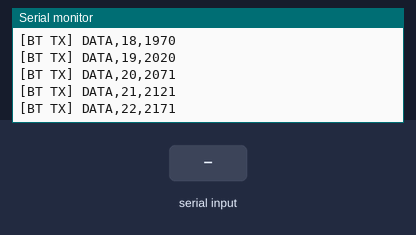
Simulated run of this sketch. Board: ESP32. Shown: the last lines printed to the serial monitor. Inputs (shaded band) come from the test bench. Nothing arrives over Bluetooth unless stated.

Above: at 2.2 s.
2.3 s: "BT_STATUS\n" received over Serial
At 2.44 s:
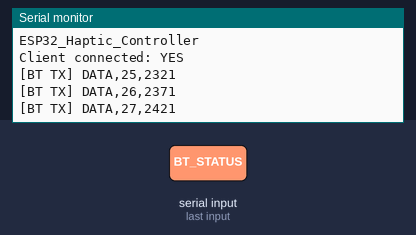
3.8 s: "PING,\n" received over the second serial link
5.3 s: "STATUS\n" received over the second serial link
6.8 s: "HELLO\n" received over the second serial link
8.3 s: "BT_STATUS\n" received over the second serial link
At 8.31 s:
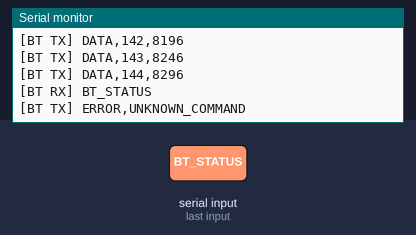

The sketch:

Bluetooth_Test.ino
```cpp
#include "BluetoothSerial.h"

// ============================================================
// ESP32 HAPTIC CONTROLLER
// BLUETOOTH CLASSIC SPP TEST
// ============================================================

#if !defined(CONFIG_BT_ENABLED) || \
    !defined(CONFIG_BLUEDROID_ENABLED)

#error Bluetooth is not enabled on this ESP32.

#endif

// ============================================================
// BLUETOOTH
// ============================================================

BluetoothSerial SerialBT;

const char *BLUETOOTH_NAME =
    "ESP32_Haptic_Controller";

// ============================================================
// TEST CONFIGURATION
// ============================================================

// 20 Hz diagnostic stream
const unsigned long PACKET_INTERVAL_MS = 50;

unsigned long previousPacketTime = 0;

uint32_t packetCounter = 0;

// ============================================================
// INPUT BUFFERS
// ============================================================

String bluetoothInput = "";
String usbInput = "";

// ============================================================
// SEND MESSAGE
// ============================================================

void sendBluetoothMessage(
    const String &message)
{
    SerialBT.println(message);

    // Mirror to USB for debugging.
    Serial.print("[BT TX] ");
    Serial.println(message);
}

// ============================================================
// SEND DATA PACKET
// ============================================================

void sendDataPacket()
{
    String packet =
        "DATA," +
        String(packetCounter) +
        "," +
        String(millis());

    sendBluetoothMessage(packet);

    packetCounter++;
}

// ============================================================
// PROCESS BLUETOOTH COMMAND
// ============================================================

void processBluetoothCommand(
    String command)
{
    command.trim();

    if (command.length() == 0)
    {
        return;
    }

    Serial.print("[BT RX] ");
    Serial.println(command);

    // ----------------------------------------------------------
    // PING
    //
    // Python sends:
    // PING,123456789
    //
    // ESP32 returns the exact identifier:
    // PONG,123456789
    // ----------------------------------------------------------

    if (command.startsWith("PING,"))
    {
        String identifier =
            command.substring(5);

        sendBluetoothMessage(
            "PONG," + identifier);

        return;
    }

    // ----------------------------------------------------------
    // STATUS
    // ----------------------------------------------------------

    if (command == "STATUS")
    {
        String status =
            "STATUS,UPTIME:" +
            String(millis()) +
            ",PACKETS:" +
            String(packetCounter);

        sendBluetoothMessage(status);

        return;
    }

    // ----------------------------------------------------------
    // HELLO
    // ----------------------------------------------------------

    if (command == "HELLO")
    {
        sendBluetoothMessage(
            "HELLO,ESP32_HAPTIC_CONTROLLER");

        return;
    }

    // ----------------------------------------------------------
    // Unknown
    // ----------------------------------------------------------

    sendBluetoothMessage(
        "ERROR,UNKNOWN_COMMAND");
}

// ============================================================
// PROCESS USB COMMAND
//
// Useful while debugging.
// ============================================================

void processUSBCommand(
    String command)
{
    command.trim();

    if (command == "BT_STATUS")
    {
        Serial.println();
        Serial.println(
            "Bluetooth device name:");

        Serial.println(
            BLUETOOTH_NAME);

        Serial.print(
            "Client connected: ");

        Serial.println(
            SerialBT.hasClient()
                ? "YES"
                : "NO");

        Serial.println();
    }
}

// ============================================================
// READ BLUETOOTH
// ============================================================

void readBluetooth()
{
    while (SerialBT.available())
    {
        char received =
            SerialBT.read();

        if (received == '\n')
        {
            processBluetoothCommand(
                bluetoothInput);

            bluetoothInput = "";
        }
        else if (received != '\r')
        {
            bluetoothInput += received;

            if (bluetoothInput.length() > 100)
            {
                bluetoothInput = "";
            }
        }
    }
}

// ============================================================
// READ USB SERIAL
// ============================================================

void readUSB()
{
    while (Serial.available())
    {
        char received =
            Serial.read();

        if (received == '\n')
        {
            processUSBCommand(
                usbInput);

            usbInput = "";
        }
        else if (received != '\r')
        {
            usbInput += received;

            if (usbInput.length() > 100)
            {
                usbInput = "";
            }
        }
    }
}

// ============================================================
// SETUP
// ============================================================

void setup()
{
    Serial.begin(115200);

    delay(1000);

    Serial.println();
    Serial.println(
        "========================================");

    Serial.println(
        " ESP32 HAPTIC CONTROLLER");

    Serial.println(
        " BLUETOOTH CLASSIC SPP TEST");

    Serial.println(
        "========================================");

    Serial.println();

    // ----------------------------------------------------------
    // Start Bluetooth
    // ----------------------------------------------------------

    if (!SerialBT.begin(BLUETOOTH_NAME))
    {
        Serial.println(
            "ERROR: Bluetooth initialization failed.");

        while (true)
        {
            delay(1000);
        }
    }

    Serial.print(
        "Bluetooth device: ");

    Serial.println(
        BLUETOOTH_NAME);

    Serial.println();

    Serial.println(
        "Pair this device with Windows.");

    Serial.println(
        "Waiting for Bluetooth client...");

    Serial.println();

    previousPacketTime =
        millis();
}

// ============================================================
// LOOP
// ============================================================

void loop()
{
    // ----------------------------------------------------------
    // Incoming communications
    // ----------------------------------------------------------

    readBluetooth();
    readUSB();

    // ----------------------------------------------------------
    // Periodic test stream
    // ----------------------------------------------------------

    unsigned long currentTime =
        millis();

    if (
        currentTime - previousPacketTime >= PACKET_INTERVAL_MS)
    {
        previousPacketTime =
            currentTime;

        // Only transmit test packets if a Bluetooth
        // client is actually connected.
        if (SerialBT.hasClient())
        {
            sendDataPacket();
        }
    }

    delay(1);
}
```

Measured:
- after the input at 2.3 s, the serial monitor: prints a new line at once (image 1)
